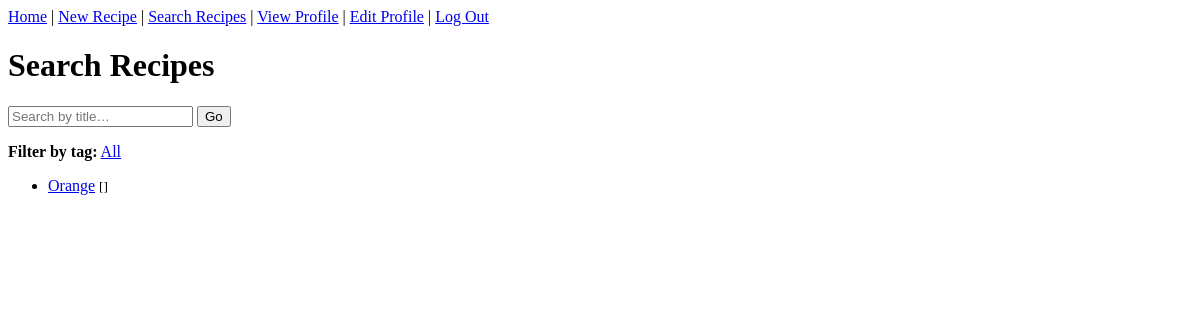
/search (signed in), run on an earlier commit of the app's database.
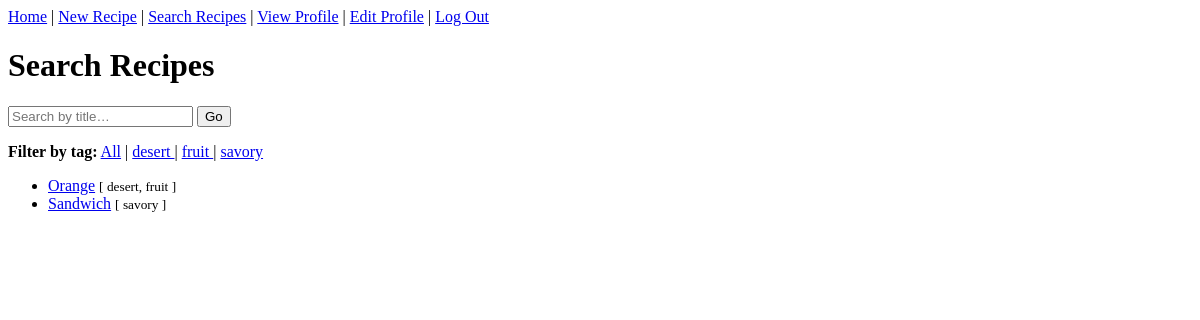
And on a later commit of the database.
### app.py (models this page shows)
class Recipe(db.Model):
    id = db.Column(db.Integer, primary_key=True)
    title = db.Column(db.String(100), nullable=False)
    ingredients = db.Column(db.Text, nullable=False)
    instructions = db.Column(db.Text, nullable=False)
    user_id = db.Column(db.Integer, db.ForeignKey('user.id'), nullable=False)
    tags = db.relationship('Tag', secondary=recipe_tags, backref=db.backref('recipes', lazy='dynamic'), lazy='dynamic')

class Tag(db.Model):
    id   = db.Column(db.Integer, primary_key=True)
    name = db.Column(db.String(50), unique=True, nullable=False)

### app.py (the view)
@app.route('/search', methods=['GET'])
@login_required
def search_recipes():
    q       = request.args.get('q', '').strip()
    tag_name = request.args.get('tag', '').strip().lower()
    base = Recipe.query
    if q:
        base = base.filter(Recipe.title.ilike(f'%{q}%'))
    if tag_name:
        tag = Tag.query.filter_by(name=tag_name).first()
        if tag:
            base = base.join(Recipe.tags).filter(Tag.id == tag.id)
        else:
            base = base.filter(False)  # no such tag → empty
    results  = base.all()
    all_tags = Tag.query.order_by(Tag.name).all()
    return render_template('search.html', results=results, q=q, all_tags=all_tags, current_tag=tag_name)

### app.py (called while the page is built)
@login_manager.user_loader
def load_user(user_id):
    return User.query.get(int(user_id))

### templates/search.html
{% extends 'base.html' %}
{% block content %}
  <h1>Search Recipes</h1>
  <form method="GET" action="{{ url_for('search_recipes') }}">
    <input type="text" name="q" value="{{ q }}" placeholder="Search by title…">
    <button type="submit">Go</button>
  </form>
  <nav style="margin: 1em 0;">
    <strong>Filter by tag:</strong>
    <a href="{{ url_for('search_recipes') }}"
       {% if not current_tag %}class="active"{% endif %}>All</a>
    {% for tag in all_tags %}
      |
      <a href="{{ url_for('search_recipes', tag=tag.name) }}"
         {% if tag.name == current_tag %}class="active"{% endif %}>
        {{ tag.name }}
      </a>
    {% endfor %}
  </nav>
  <ul>
    {% for recipe in results %}
      <li>
        <a href="{{ url_for('view_recipe', id=recipe.id) }}">{{ recipe.title }}</a>
        {% if recipe.tags %}
          <small>
            [{% for t in recipe.tags %}
               {{ t.name }}{% if not loop.last %}, {% endif %}
             {% endfor %}]
          </small>
        {% endif %}
      </li>
    {% else %}
      <p>No recipes found.</p>
    {% endfor %}
  </ul>
{% endblock %}

### templates/base.html (shortened to what this page needs)
<!DOCTYPE html>
<html lang="en">
<head>
</head>
<body>
  <nav style="margin-bottom: 1em;">
    {% if current_user.is_authenticated %}
      <a href="{{ url_for('index') }}">Home</a> |
      <a href="{{ url_for('create_recipe') }}">New Recipe</a> |
      <a href="{{ url_for('search_recipes') }}">Search Recipes</a> |
      <a href="{{ url_for('profile') }}">View Profile</a> |
      <a href="{{ url_for('edit_profile') }}">Edit Profile</a> |
      <a href="{{ url_for('logout') }}">Log Out</a>
    {% else %}
      <a href="{{ url_for('login') }}">Log In</a> |
      <a href="{{ url_for('register') }}">Register</a>
    {% endif %}
  </nav>
  <div class="container">
    {% block content %}{% endblock %}
  </div>
</body>
</html>

What changed in the data, as far as the page shows it:
added Tag: name "desert"
added Tag: name "fruit"
added Tag: name "savory"
added Recipe: title "Sandwich"
